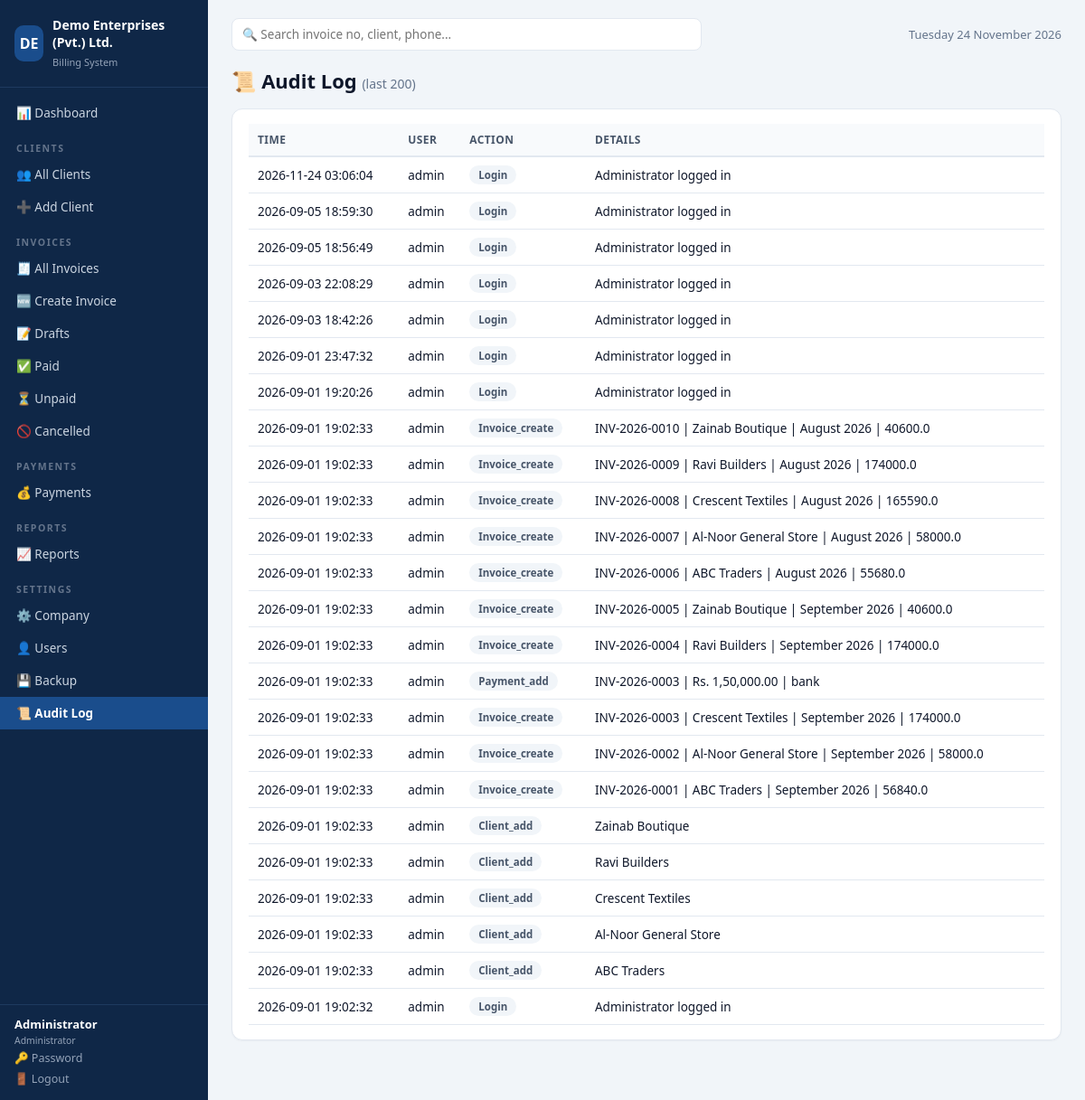
The app's page /audit (signed in) with its own data.
### tables this page shows
CREATE TABLE company_settings (
    id                    INTEGER PRIMARY KEY CHECK (id = 1),
    company_name          TEXT NOT NULL DEFAULT 'Your Company (Pvt.) Ltd.',
    logo_path             TEXT,
    address               TEXT NOT NULL DEFAULT '',
    phone                 TEXT NOT NULL DEFAULT '',
    email                 TEXT NOT NULL DEFAULT '',
    ntn                   TEXT NOT NULL DEFAULT '',
    strn                  TEXT NOT NULL DEFAULT '',
    bank_name             TEXT NOT NULL DEFAULT '',
    account_title         TEXT NOT NULL DEFAULT '',
    account_number        TEXT NOT NULL DEFAULT '',
    iban                  TEXT NOT NULL DEFAULT '',
    gst_percent           REAL NOT NULL DEFAULT 0,
    invoice_prefix        TEXT NOT NULL DEFAULT 'CC',
    invoice_start_number  INTEGER NOT NULL DEFAULT 1,
    authorized_signatory  TEXT NOT NULL DEFAULT '',
    signature_path        TEXT,
    invoice_footer        TEXT NOT NULL DEFAULT '',
    updated_at            TEXT NOT NULL DEFAULT (datetime('now', 'localtime'))
);

CREATE TABLE users (
    id            INTEGER PRIMARY KEY AUTOINCREMENT,
    username      TEXT NOT NULL UNIQUE,
    password_hash TEXT NOT NULL,
    full_name     TEXT NOT NULL,
    role          TEXT NOT NULL DEFAULT 'viewer'
                  CHECK (role IN ('admin', 'billing_officer', 'viewer')),
    is_active     INTEGER NOT NULL DEFAULT 1,
    created_at    TEXT NOT NULL DEFAULT (datetime('now', 'localtime')),
    updated_at    TEXT NOT NULL DEFAULT (datetime('now', 'localtime'))
);

CREATE TABLE audit_log (
    id         INTEGER PRIMARY KEY AUTOINCREMENT,
    user_id    INTEGER REFERENCES users(id),
    username   TEXT NOT NULL DEFAULT '',
    action     TEXT NOT NULL,
    entity     TEXT NOT NULL DEFAULT '',
    entity_id  INTEGER,
    details    TEXT NOT NULL DEFAULT '',
    created_at TEXT NOT NULL DEFAULT (datetime('now', 'localtime'))
);

### app.py (the view)
@app.route('/audit')
@login_required
@role_required('admin')
def audit_log():
    with get_db() as conn:
        rows = conn.execute(
            'SELECT * FROM audit_log ORDER BY id DESC LIMIT 200').fetchall()
    return render_template('audit.html', rows=rows)

### app.py (called while the page is built)
@app.context_processor
def inject_globals():
    settings = {}
    try:
        with get_db() as conn:
            row = conn.execute('SELECT * FROM company_settings WHERE id = 1').fetchone()
            settings = dict(row) if row else {}
    except Exception:
        pass
    return dict(ROLES=ROLES, can_edit=can_edit(), settings=settings)

### db.py (called while the page is built)
def get_db():
    conn = sqlite3.connect(DB_PATH)
    conn.row_factory = sqlite3.Row
    conn.execute('PRAGMA foreign_keys = ON')
    conn.execute('PRAGMA busy_timeout = 5000')  # multi-worker SQLite safety
    return conn

### templates/audit.html (shortened to what this page needs)
{% extends 'base.html' %}
{% block content %}
<div class="page-head"><h1>📜 Audit Log <span class="count">(last 200)</span></h1></div>
<div class="card">
  <table class="table">
    <thead><tr><th>Time</th><th>User</th><th>Action</th><th>Details</th></tr></thead>
    <tbody>
    {% for r in rows %}
      <tr>
        <td>{{ r.created_at }}</td>
        <td>{{ r.username }}</td>
        <td><span class="badge badge-muted">{{ r.action }}</span></td>
        <td>{{ r.details }}</td>
      </tr>
    {% else %}
      <tr><td colspan="4" class="empty">No activity yet.</td></tr>
    {% endfor %}
    </tbody>
  </table>
</div>
{% endblock %}

### templates/base.html (shortened to what this page needs)
<!DOCTYPE html>
<html lang="en">
<head>
<link rel="stylesheet" href="{{ url_for('static', filename='style.css') }}">
</head>
<body>
<aside class="sidebar">
  <div class="brand">
    <span class="brand-logo">{{ (settings.company_name or 'BI')[:2]|upper }}</span>
    <div class="brand-text">
      <strong>{{ settings.company_name or 'Billing System' }}</strong>
      <small>Billing System</small>
    </div>
  </div>
  <nav>
    <a href="{{ url_for('dashboard') }}" class="{{ 'active' if request.path == '/' }}">📊 Dashboard</a>
    <div class="nav-group">CLIENTS</div>
    <a href="{{ url_for('clients.client_list') }}" class="{{ 'active' if request.path.startswith('/clients') and '/clients/add' not in request.path }}">👥 All Clients</a>
    {% if can_edit %}<a href="{{ url_for('clients.client_add') }}" class="{{ 'active' if request.path == '/clients/add' }}">➕ Add Client</a>{% endif %}
    <div class="nav-group">INVOICES</div>
    <a href="{{ url_for('invoices.invoice_list') }}" class="{{ 'active' if request.path == '/invoices' }}">🧾 All Invoices</a>
    {% if can_edit %}<a href="{{ url_for('invoices.invoice_new') }}" class="{{ 'active' if request.path == '/invoices/new' }}">🆕 Create Invoice</a>{% endif %}
    <a href="{{ url_for('invoices.invoice_list', status='draft') }}">📝 Drafts</a>
    <a href="{{ url_for('invoices.invoice_list', status='paid') }}">✅ Paid</a>
    <a href="{{ url_for('invoices.invoice_list', status='issued') }}">⏳ Unpaid</a>
    <a href="{{ url_for('invoices.invoice_list', status='cancelled') }}">🚫 Cancelled</a>
    <div class="nav-group">PAYMENTS</div>
    <a href="{{ url_for('invoices.payment_list') }}">💰 Payments</a>
    <div class="nav-group">REPORTS</div>
    <a href="{{ url_for('reports.reports', type='monthly') }}" class="{{ 'active' if request.path.startswith('/reports') }}">📈 Reports</a>
    {% if session.user.role == 'admin' %}
    <div class="nav-group">SETTINGS</div>
    <a href="{{ url_for('settings.settings_page') }}" class="{{ 'active' if request.path == '/settings' }}">⚙️ Company</a>
    <a href="{{ url_for('settings.user_list') }}" class="{{ 'active' if request.path == '/users' }}">👤 Users</a>
    <a href="{{ url_for('backup_page') }}" class="{{ 'active' if request.path == '/backup' }}">💾 Backup</a>
    <a href="{{ url_for('audit_log') }}" class="{{ 'active' if request.path == '/audit' }}">📜 Audit Log</a>
    {% endif %}
  </nav>
  <div class="sidebar-foot">
    <div class="user-chip">
      <strong>{{ session.user.full_name }}</strong>
      <small>{{ ROLES[session.user.role] }}</small>
    </div>
    <a href="{{ url_for('change_password') }}">🔑 Password</a>
    <a href="{{ url_for('logout') }}">🚪 Logout</a>
  </div>
</aside>
<main class="main">
  <header class="topbar">
    <form action="{{ url_for('invoices.invoice_list') }}" method="get" class="quick-search">
      <input type="search" name="q" placeholder="🔍 Search invoice no, client, phone..." value="{{ request.args.get('q','') }}">
    </form>
    <span class="topbar-date" id="today-label"></span>
  </header>
  {% block content %}{% endblock %}
</main>
</body>
</html>

### static/style.css (style rules this page uses)
* { box-sizing: border-box; margin: 0; padding: 0; }
:root { --primary: #1a4d8c; --primary-dark: #123a68; --bg: #f1f5f9; --card: #ffffff; --text: #0f172a; --muted: #64748b; --border: #e2e8f0; --good: #15803d; --warn: #b45309; --bad: #b91c1c; }
body { font-family: 'Segoe UI', Arial, sans-serif; background: var(--bg); color: var(--text); display: flex; min-height: 100vh; }
a { color: var(--primary); text-decoration: none; }
.sidebar { width: 230px; background: #0f2747; color: #cbd5e1; display: flex; flex-direction: column; position: fixed; top: 0; bottom: 0; left: 0; }
.brand { display: flex; align-items: center; gap: 10px; padding: 18px 16px; border-bottom: 1px solid #1e3a5f; }
.brand-logo { width: 40px; height: 40px; border-radius: 10px; background: var(--primary); color: #fff; display: flex; align-items: center; justify-content: center; font-weight: 800; font-size: 16px; }
.brand-text strong { display: block; color: #fff; font-size: 14px; }
.brand-text small { color: #94a3b8; font-size: 11px; }
.sidebar nav { flex: 1; overflow-y: auto; padding: 10px 0; }
.sidebar nav a { display: block; padding: 9px 18px; color: #cbd5e1; font-size: 13.5px; }
.sidebar nav a.active { background: var(--primary); color: #fff; font-weight: 600; }
.nav-group { padding: 14px 18px 4px; font-size: 10.5px; letter-spacing: 1.5px; color: #64748b; font-weight: 700; }
.sidebar-foot { border-top: 1px solid #1e3a5f; padding: 12px 16px; font-size: 12.5px; }
.sidebar-foot a { display: block; color: #94a3b8; padding: 3px 0; }
.user-chip strong { display: block; color: #fff; font-size: 13px; }
.user-chip small { color: #94a3b8; }
.main { margin-left: 230px; flex: 1; padding: 20px 26px 50px; }
.topbar { display: flex; justify-content: space-between; align-items: center; margin-bottom: 18px; gap: 14px; }
.quick-search { flex: 1; max-width: 520px; }
.quick-search input, .filters input, .filters select { padding: 8px 12px; border: 1px solid var(--border); border-radius: 8px; font-size: 13.5px; }
.quick-search input { width: 100%; }
.topbar-date { color: var(--muted); font-size: 13px; }
.page-head { display: flex; justify-content: space-between; align-items: center; margin-bottom: 16px; flex-wrap: wrap; gap: 10px; }
h1 { font-size: 22px; }
.count { color: var(--muted); font-weight: 400; font-size: 14px; }
.card { background: var(--card); border: 1px solid var(--border); border-radius: 12px; padding: 16px 18px; margin-bottom: 16px; box-shadow: 0 1px 2px rgba(15,23,42,.04); }
input[type=text], input[type=number], input[type=date], input[type=month], input[type=email], input[type=password], input[type=search], input[type=file], select, textarea { width: 100%; padding: 8px 11px; border: 1px solid var(--border); border-radius: 8px; font-size: 13.5px; font-family: inherit; background: #fff; }
.table { width: 100%; border-collapse: collapse; font-size: 13.5px; }
.table th { text-align: left; padding: 9px 10px; background: #f8fafc; border-bottom: 2px solid var(--border); color: #475569; font-size: 12px; text-transform: uppercase; letter-spacing: .4px; }
.table td { padding: 9px 10px; border-bottom: 1px solid var(--border); }
.badge { display: inline-block; padding: 3px 10px; border-radius: 99px; font-size: 11.5px; font-weight: 600; text-transform: capitalize; }
.badge-muted { background: #f1f5f9; color: #475569; }

### records on screen
company_settings: company_name "DE", company_name "Demo Enterprises (Pvt.) Ltd."
users: user.full_name "Administrator", role "Administrator"
audit_log: created_at "2026-11-24 03:06:04", username "admin", action "Login", details "Administrator logged in"
audit_log: created_at "2026-09-05 18:59:30", username "admin", action "Login", details "Administrator logged in"
audit_log: created_at "2026-09-05 18:56:49", username "admin", action "Login", details "Administrator logged in"
audit_log: created_at "2026-09-03 22:08:29", username "admin", action "Login", details "Administrator logged in"
audit_log: created_at "2026-09-03 18:42:26", username "admin", action "Login", details "Administrator logged in"
audit_log: created_at "2026-09-01 23:47:32", username "admin", action "Login", details "Administrator logged in"
audit_log: created_at "2026-09-01 19:20:26", username "admin", action "Login", details "Administrator logged in"
audit_log: created_at "2026-09-01 19:02:33", username "admin", action "Invoice_create", details "INV-2026-0010 | Zainab Boutique | August 2026 | 40600.0"
audit_log: created_at "2026-09-01 19:02:33", username "admin", action "Invoice_create", details "INV-2026-0009 | Ravi Builders | August 2026 | 174000.0"
audit_log: created_at "2026-09-01 19:02:33", username "admin", action "Invoice_create", details "INV-2026-0008 | Crescent Textiles | August 2026 | 165590.0"
audit_log: created_at "2026-09-01 19:02:33", username "admin", action "Invoice_create", details "INV-2026-0007 | Al-Noor General Store | August 2026 | 58000.0"
audit_log: created_at "2026-09-01 19:02:33", username "admin", action "Invoice_create", details "INV-2026-0006 | ABC Traders | August 2026 | 55680.0"
audit_log: created_at "2026-09-01 19:02:33", username "admin", action "Invoice_create", details "INV-2026-0005 | Zainab Boutique | September 2026 | 40600.0"
audit_log: created_at "2026-09-01 19:02:33", username "admin", action "Invoice_create", details "INV-2026-0004 | Ravi Builders | September 2026 | 174000.0"
audit_log: created_at "2026-09-01 19:02:33", username "admin", action "Payment_add", details "INV-2026-0003 | Rs. 1,50,000.00 | bank"
audit_log: created_at "2026-09-01 19:02:33", username "admin", action "Invoice_create", details "INV-2026-0003 | Crescent Textiles | September 2026 | 174000.0"
audit_log: created_at "2026-09-01 19:02:33", username "admin", action "Invoice_create", details "INV-2026-0002 | Al-Noor General Store | September 2026 | 58000.0"
audit_log: created_at "2026-09-01 19:02:33", username "admin", action "Invoice_create", details "INV-2026-0001 | ABC Traders | September 2026 | 56840.0"
audit_log: created_at "2026-09-01 19:02:33", username "admin", action "Client_add", details "Zainab Boutique"
audit_log: created_at "2026-09-01 19:02:33", username "admin", action "Client_add", details "Ravi Builders"
audit_log: created_at "2026-09-01 19:02:33", username "admin", action "Client_add", details "Crescent Textiles"
audit_log: created_at "2026-09-01 19:02:33", username "admin", action "Client_add", details "Al-Noor General Store"
audit_log: created_at "2026-09-01 19:02:33", username "admin", action "Client_add", details "ABC Traders"
audit_log: created_at "2026-09-01 19:02:32", username "admin", action "Login", details "Administrator logged in"
